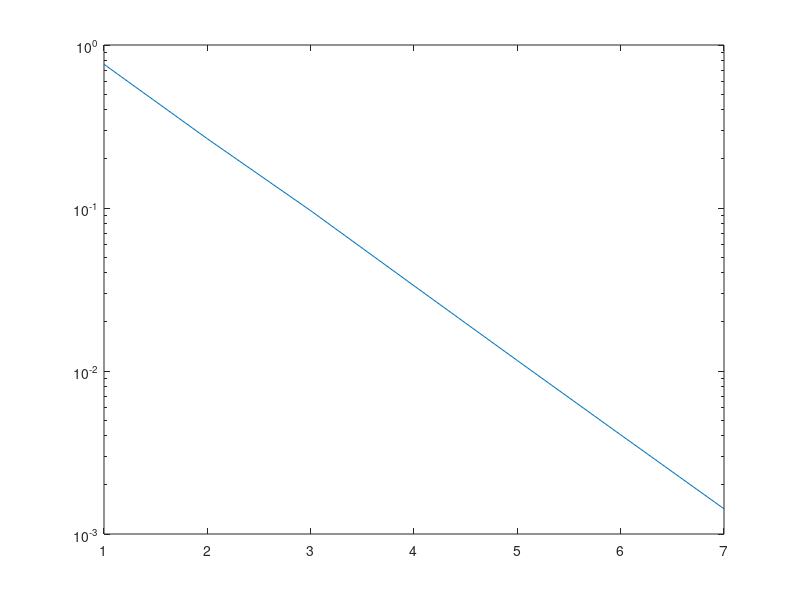
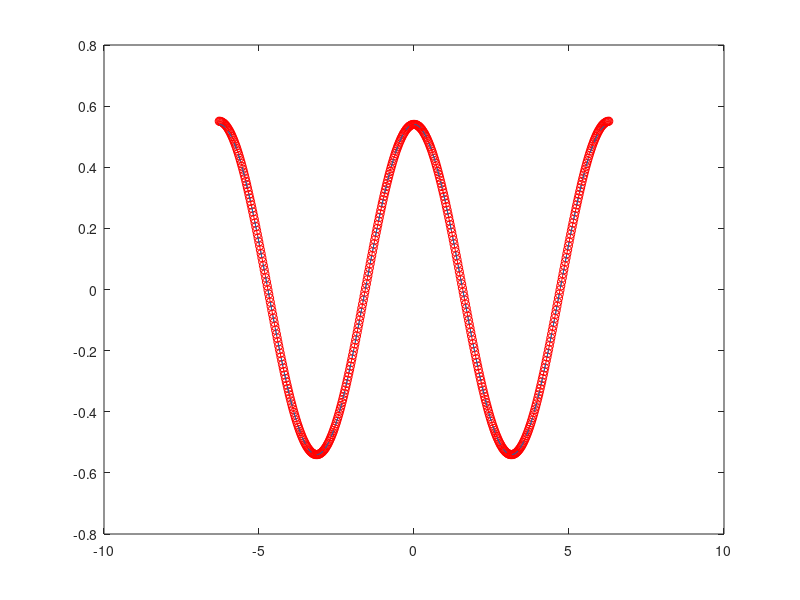

These figures' MATLAB source, in order:

a = -2*pi;
b =  2*pi;

NN = 2.^(3:9);
for jj = 1 : length(NN)
    n = NN(jj);               %Number of grid points
    dx = (b-a)/(n-1);         %Spatial mesh spacing
    x = a : dx : b;           %Mesh in x direction
    c = 1;
    u = @(x,t) cos(c*t).*cos(x);
    u0 = u(x,0.0)';

    e = ones(n,1);
    A = spdiags([e -2*e e], -1:1, n, n);   %Laplacian matrix
    A(1,end) = 1;  A(end,1) = 1;           %Periodic boundary conditions

    T = 1;                                 %Final simulation time
    dt = 1e-3;                             %Temporal mesh spacing
    nsteps = (floor(T/dt));                %Number if time steps


    %u_old = u0;  %First order approxiation of u_t(x,0)=0.
    %u_now = u0; 

                  %Second order approxiation of u_t(x,0)=0.
    u_old = u0;
    u_now = u0 + 0.5*(dt*c/dx)^2*(A* u0);  %(approximates u(x,dt))

    for ii = 2 : nsteps  %First time step was directly above
       u_new = 2*u_now - u_old + (dt*c/dx)^2*(A* u_now);
       u_old = u_now;
       u_now = u_new;
    end

    LI(jj) =  norm(u_new - u(x,T)',inf);
    L2(jj) = dx*norm(u_new - u(x,T)',2);
    if ( jj > 1 )  %Look at order of convergence
       log ( L2(jj-1)/L2(jj) ) / log ( 2 ) 
    end
end

figure(1)
semilogy( L2,'-')
figure(2)
plot(x,u_new,'ro-',x,u(x,T),'--')

